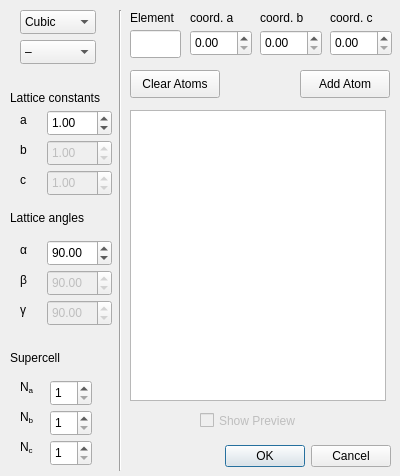
<?xml version="1.0" encoding="UTF-8"?>
<ui version="4.0">
 <class>CrystalDialog</class>
 <widget class="QDialog" name="CrystalDialog">
  <property name="geometry">
   <rect>
    <x>0</x>
    <y>0</y>
    <width>400</width>
    <height>476</height>
   </rect>
  </property>
  <property name="sizePolicy">
   <sizepolicy hsizetype="Fixed" vsizetype="Fixed">
    <horstretch>0</horstretch>
    <verstretch>0</verstretch>
   </sizepolicy>
  </property>
  <property name="windowTitle">
   <string>Create custom crystal structure</string>
  </property>
  <widget class="QDialogButtonBox" name="buttonBox">
   <property name="geometry">
    <rect>
     <x>50</x>
     <y>440</y>
     <width>341</width>
     <height>32</height>
    </rect>
   </property>
   <property name="locale">
    <locale language="English" country="UnitedKingdom"/>
   </property>
   <property name="orientation">
    <enum>Qt::Horizontal</enum>
   </property>
   <property name="standardButtons">
    <set>QDialogButtonBox::Cancel|QDialogButtonBox::Ok</set>
   </property>
  </widget>
  <widget class="QPushButton" name="buttonAddAtom">
   <property name="geometry">
    <rect>
     <x>300</x>
     <y>70</y>
     <width>90</width>
     <height>28</height>
    </rect>
   </property>
   <property name="locale">
    <locale language="English" country="UnitedKingdom"/>
   </property>
   <property name="text">
    <string>Add Atom</string>
   </property>
  </widget>
  <widget class="QCheckBox" name="checkBoxPreview">
   <property name="enabled">
    <bool>false</bool>
   </property>
   <property name="geometry">
    <rect>
     <x>200</x>
     <y>410</y>
     <width>131</width>
     <height>21</height>
    </rect>
   </property>
   <property name="locale">
    <locale language="English" country="UnitedKingdom"/>
   </property>
   <property name="text">
    <string>Show Preview</string>
   </property>
  </widget>
  <widget class="Line" name="line">
   <property name="geometry">
    <rect>
     <x>110</x>
     <y>10</y>
     <width>20</width>
     <height>461</height>
    </rect>
   </property>
   <property name="locale">
    <locale language="English" country="UnitedKingdom"/>
   </property>
   <property name="orientation">
    <enum>Qt::Vertical</enum>
   </property>
  </widget>
  <widget class="QComboBox" name="selectCrystalSystem">
   <property name="enabled">
    <bool>true</bool>
   </property>
   <property name="geometry">
    <rect>
     <x>20</x>
     <y>10</y>
     <width>76</width>
     <height>24</height>
    </rect>
   </property>
   <property name="locale">
    <locale language="English" country="UnitedKingdom"/>
   </property>
   <item>
    <property name="text">
     <string>Cubic</string>
    </property>
   </item>
   <item>
    <property name="text">
     <string>Tetragonal</string>
    </property>
   </item>
   <item>
    <property name="text">
     <string>Orthorhombic</string>
    </property>
   </item>
   <item>
    <property name="text">
     <string>Hexagonal</string>
    </property>
   </item>
   <item>
    <property name="text">
     <string>Monoclinic</string>
    </property>
   </item>
   <item>
    <property name="text">
     <string>Triclinic</string>
    </property>
   </item>
   <item>
    <property name="text">
     <string>(Trigonal)</string>
    </property>
   </item>
  </widget>
  <widget class="QComboBox" name="selectSpaceGroup">
   <property name="enabled">
    <bool>true</bool>
   </property>
   <property name="geometry">
    <rect>
     <x>20</x>
     <y>40</y>
     <width>76</width>
     <height>24</height>
    </rect>
   </property>
   <property name="locale">
    <locale language="English" country="UnitedKingdom"/>
   </property>
   <item>
    <property name="text">
     <string>–</string>
    </property>
   </item>
   <item>
    <property name="text">
     <string>m3m</string>
    </property>
   </item>
   <item>
    <property name="text">
     <string>4/mmm</string>
    </property>
   </item>
   <item>
    <property name="text">
     <string>mmm</string>
    </property>
   </item>
  </widget>
  <widget class="QDoubleSpinBox" name="inputLatConst_a">
   <property name="geometry">
    <rect>
     <x>47</x>
     <y>110</y>
     <width>65</width>
     <height>26</height>
    </rect>
   </property>
   <property name="locale">
    <locale language="English" country="UnitedKingdom"/>
   </property>
   <property name="minimum">
    <double>0.010000000000000</double>
   </property>
   <property name="singleStep">
    <double>0.010000000000000</double>
   </property>
   <property name="value">
    <double>1.000000000000000</double>
   </property>
  </widget>
  <widget class="QDoubleSpinBox" name="inputLatConst_b">
   <property name="enabled">
    <bool>false</bool>
   </property>
   <property name="geometry">
    <rect>
     <x>47</x>
     <y>140</y>
     <width>65</width>
     <height>26</height>
    </rect>
   </property>
   <property name="locale">
    <locale language="English" country="UnitedKingdom"/>
   </property>
   <property name="minimum">
    <double>0.010000000000000</double>
   </property>
   <property name="singleStep">
    <double>0.010000000000000</double>
   </property>
   <property name="value">
    <double>1.000000000000000</double>
   </property>
  </widget>
  <widget class="QDoubleSpinBox" name="inputLatConst_c">
   <property name="enabled">
    <bool>false</bool>
   </property>
   <property name="geometry">
    <rect>
     <x>47</x>
     <y>170</y>
     <width>65</width>
     <height>26</height>
    </rect>
   </property>
   <property name="locale">
    <locale language="English" country="UnitedKingdom"/>
   </property>
   <property name="minimum">
    <double>0.010000000000000</double>
   </property>
   <property name="singleStep">
    <double>0.010000000000000</double>
   </property>
   <property name="value">
    <double>1.000000000000000</double>
   </property>
  </widget>
  <widget class="QDoubleSpinBox" name="inputAtomCoord_a">
   <property name="geometry">
    <rect>
     <x>190</x>
     <y>30</y>
     <width>62</width>
     <height>26</height>
    </rect>
   </property>
   <property name="locale">
    <locale language="English" country="UnitedKingdom"/>
   </property>
   <property name="maximum">
    <double>0.990000000000000</double>
   </property>
   <property name="singleStep">
    <double>0.010000000000000</double>
   </property>
  </widget>
  <widget class="QDoubleSpinBox" name="inputAtomCoord_b">
   <property name="geometry">
    <rect>
     <x>260</x>
     <y>30</y>
     <width>62</width>
     <height>26</height>
    </rect>
   </property>
   <property name="locale">
    <locale language="English" country="UnitedKingdom"/>
   </property>
   <property name="maximum">
    <double>0.990000000000000</double>
   </property>
   <property name="singleStep">
    <double>0.010000000000000</double>
   </property>
  </widget>
  <widget class="QDoubleSpinBox" name="inputAtomCoord_c">
   <property name="geometry">
    <rect>
     <x>330</x>
     <y>30</y>
     <width>62</width>
     <height>26</height>
    </rect>
   </property>
   <property name="locale">
    <locale language="English" country="UnitedKingdom"/>
   </property>
   <property name="maximum">
    <double>0.990000000000000</double>
   </property>
   <property name="singleStep">
    <double>0.010000000000000</double>
   </property>
  </widget>
  <widget class="QLineEdit" name="inputElementSymbol">
   <property name="enabled">
    <bool>true</bool>
   </property>
   <property name="geometry">
    <rect>
     <x>130</x>
     <y>30</y>
     <width>51</width>
     <height>28</height>
    </rect>
   </property>
   <property name="locale">
    <locale language="English" country="UnitedKingdom"/>
   </property>
  </widget>
  <widget class="QLabel" name="labelElementSymbol">
   <property name="geometry">
    <rect>
     <x>130</x>
     <y>10</y>
     <width>58</width>
     <height>16</height>
    </rect>
   </property>
   <property name="locale">
    <locale language="English" country="UnitedKingdom"/>
   </property>
   <property name="text">
    <string>Element</string>
   </property>
  </widget>
  <widget class="QLabel" name="labelCoord_a">
   <property name="geometry">
    <rect>
     <x>190</x>
     <y>10</y>
     <width>58</width>
     <height>16</height>
    </rect>
   </property>
   <property name="locale">
    <locale language="English" country="UnitedKingdom"/>
   </property>
   <property name="text">
    <string>coord. a</string>
   </property>
  </widget>
  <widget class="QLabel" name="labelCoord_b">
   <property name="geometry">
    <rect>
     <x>260</x>
     <y>10</y>
     <width>58</width>
     <height>16</height>
    </rect>
   </property>
   <property name="locale">
    <locale language="English" country="UnitedKingdom"/>
   </property>
   <property name="text">
    <string>coord. b</string>
   </property>
  </widget>
  <widget class="QLabel" name="labelCoord_c">
   <property name="geometry">
    <rect>
     <x>330</x>
     <y>10</y>
     <width>58</width>
     <height>16</height>
    </rect>
   </property>
   <property name="locale">
    <locale language="English" country="UnitedKingdom"/>
   </property>
   <property name="text">
    <string>coord. c</string>
   </property>
  </widget>
  <widget class="QLabel" name="labelLatConst_a">
   <property name="geometry">
    <rect>
     <x>20</x>
     <y>110</y>
     <width>16</width>
     <height>20</height>
    </rect>
   </property>
   <property name="locale">
    <locale language="English" country="UnitedKingdom"/>
   </property>
   <property name="text">
    <string>a</string>
   </property>
  </widget>
  <widget class="QLabel" name="labelLatConst_b">
   <property name="geometry">
    <rect>
     <x>20</x>
     <y>140</y>
     <width>16</width>
     <height>20</height>
    </rect>
   </property>
   <property name="locale">
    <locale language="English" country="UnitedKingdom"/>
   </property>
   <property name="text">
    <string>b</string>
   </property>
  </widget>
  <widget class="QLabel" name="labelLatConst_C">
   <property name="geometry">
    <rect>
     <x>20</x>
     <y>170</y>
     <width>16</width>
     <height>20</height>
    </rect>
   </property>
   <property name="locale">
    <locale language="English" country="UnitedKingdom"/>
   </property>
   <property name="text">
    <string>c</string>
   </property>
  </widget>
  <widget class="QLabel" name="labelTitleLatConst">
   <property name="geometry">
    <rect>
     <x>10</x>
     <y>90</y>
     <width>101</width>
     <height>16</height>
    </rect>
   </property>
   <property name="locale">
    <locale language="English" country="UnitedKingdom"/>
   </property>
   <property name="text">
    <string>Lattice constants</string>
   </property>
  </widget>
  <widget class="QSpinBox" name="inputSupercell_a">
   <property name="geometry">
    <rect>
     <x>50</x>
     <y>380</y>
     <width>42</width>
     <height>26</height>
    </rect>
   </property>
   <property name="locale">
    <locale language="English" country="UnitedKingdom"/>
   </property>
   <property name="minimum">
    <number>1</number>
   </property>
  </widget>
  <widget class="QSpinBox" name="inputSupercell_b">
   <property name="geometry">
    <rect>
     <x>50</x>
     <y>410</y>
     <width>42</width>
     <height>26</height>
    </rect>
   </property>
   <property name="locale">
    <locale language="English" country="UnitedKingdom"/>
   </property>
   <property name="minimum">
    <number>1</number>
   </property>
  </widget>
  <widget class="QSpinBox" name="inputSupercell_c">
   <property name="geometry">
    <rect>
     <x>50</x>
     <y>440</y>
     <width>42</width>
     <height>26</height>
    </rect>
   </property>
   <property name="locale">
    <locale language="English" country="UnitedKingdom"/>
   </property>
   <property name="minimum">
    <number>1</number>
   </property>
  </widget>
  <widget class="QLabel" name="labelTitleSupercell">
   <property name="geometry">
    <rect>
     <x>10</x>
     <y>350</y>
     <width>101</width>
     <height>16</height>
    </rect>
   </property>
   <property name="locale">
    <locale language="English" country="UnitedKingdom"/>
   </property>
   <property name="text">
    <string>Supercell</string>
   </property>
  </widget>
  <widget class="QLabel" name="labelSupercell_a">
   <property name="geometry">
    <rect>
     <x>20</x>
     <y>380</y>
     <width>16</width>
     <height>20</height>
    </rect>
   </property>
   <property name="locale">
    <locale language="English" country="UnitedKingdom"/>
   </property>
   <property name="text">
    <string>&lt;html&gt;&lt;head/&gt;&lt;body&gt;&lt;p&gt;N&lt;sub&gt;a&lt;/sub&gt;&lt;br/&gt;&lt;/p&gt;&lt;/body&gt;&lt;/html&gt;</string>
   </property>
  </widget>
  <widget class="QLabel" name="labelSupercell_b">
   <property name="geometry">
    <rect>
     <x>20</x>
     <y>410</y>
     <width>16</width>
     <height>20</height>
    </rect>
   </property>
   <property name="locale">
    <locale language="English" country="UnitedKingdom"/>
   </property>
   <property name="text">
    <string>&lt;html&gt;&lt;head/&gt;&lt;body&gt;&lt;p&gt;N&lt;sub&gt;b&lt;/sub&gt;&lt;br/&gt;&lt;/p&gt;&lt;/body&gt;&lt;/html&gt;</string>
   </property>
  </widget>
  <widget class="QLabel" name="labelSupercell_c">
   <property name="geometry">
    <rect>
     <x>20</x>
     <y>440</y>
     <width>16</width>
     <height>20</height>
    </rect>
   </property>
   <property name="locale">
    <locale language="English" country="UnitedKingdom"/>
   </property>
   <property name="text">
    <string>&lt;html&gt;&lt;head/&gt;&lt;body&gt;&lt;p&gt;N&lt;sub&gt;c&lt;/sub&gt;&lt;br/&gt;&lt;/p&gt;&lt;/body&gt;&lt;/html&gt;</string>
   </property>
  </widget>
  <widget class="QTableWidget" name="listAtoms">
   <property name="geometry">
    <rect>
     <x>130</x>
     <y>110</y>
     <width>256</width>
     <height>291</height>
    </rect>
   </property>
   <property name="locale">
    <locale language="English" country="UnitedKingdom"/>
   </property>
   <attribute name="horizontalHeaderCascadingSectionResizes">
    <bool>false</bool>
   </attribute>
   <attribute name="horizontalHeaderMinimumSectionSize">
    <number>30</number>
   </attribute>
   <attribute name="horizontalHeaderDefaultSectionSize">
    <number>60</number>
   </attribute>
   <attribute name="horizontalHeaderStretchLastSection">
    <bool>true</bool>
   </attribute>
  </widget>
  <widget class="QPushButton" name="pushButton">
   <property name="geometry">
    <rect>
     <x>130</x>
     <y>70</y>
     <width>90</width>
     <height>28</height>
    </rect>
   </property>
   <property name="locale">
    <locale language="English" country="UnitedKingdom"/>
   </property>
   <property name="text">
    <string>Clear Atoms</string>
   </property>
  </widget>
  <widget class="QLabel" name="labelTitleLatAngles">
   <property name="geometry">
    <rect>
     <x>10</x>
     <y>210</y>
     <width>101</width>
     <height>16</height>
    </rect>
   </property>
   <property name="locale">
    <locale language="English" country="UnitedKingdom"/>
   </property>
   <property name="text">
    <string>Lattice angles</string>
   </property>
  </widget>
  <widget class="QDoubleSpinBox" name="inputLatAngle_beta">
   <property name="enabled">
    <bool>false</bool>
   </property>
   <property name="geometry">
    <rect>
     <x>47</x>
     <y>270</y>
     <width>65</width>
     <height>26</height>
    </rect>
   </property>
   <property name="locale">
    <locale language="English" country="UnitedKingdom"/>
   </property>
   <property name="minimum">
    <double>0.010000000000000</double>
   </property>
   <property name="maximum">
    <double>179.990000000000009</double>
   </property>
   <property name="singleStep">
    <double>0.010000000000000</double>
   </property>
   <property name="value">
    <double>90.000000000000000</double>
   </property>
  </widget>
  <widget class="QLabel" name="labelLatAngle_alpha">
   <property name="geometry">
    <rect>
     <x>20</x>
     <y>240</y>
     <width>16</width>
     <height>20</height>
    </rect>
   </property>
   <property name="locale">
    <locale language="English" country="UnitedKingdom"/>
   </property>
   <property name="text">
    <string>α</string>
   </property>
  </widget>
  <widget class="QLabel" name="labelLatAngle_beta">
   <property name="geometry">
    <rect>
     <x>20</x>
     <y>270</y>
     <width>16</width>
     <height>20</height>
    </rect>
   </property>
   <property name="locale">
    <locale language="English" country="UnitedKingdom"/>
   </property>
   <property name="text">
    <string>β</string>
   </property>
  </widget>
  <widget class="QDoubleSpinBox" name="inputLatAngle_alpha">
   <property name="geometry">
    <rect>
     <x>47</x>
     <y>240</y>
     <width>65</width>
     <height>26</height>
    </rect>
   </property>
   <property name="locale">
    <locale language="English" country="UnitedKingdom"/>
   </property>
   <property name="minimum">
    <double>0.010000000000000</double>
   </property>
   <property name="maximum">
    <double>179.990000000000009</double>
   </property>
   <property name="singleStep">
    <double>0.010000000000000</double>
   </property>
   <property name="value">
    <double>90.000000000000000</double>
   </property>
  </widget>
  <widget class="QDoubleSpinBox" name="inputLatAngle_gamma">
   <property name="enabled">
    <bool>false</bool>
   </property>
   <property name="geometry">
    <rect>
     <x>47</x>
     <y>300</y>
     <width>65</width>
     <height>26</height>
    </rect>
   </property>
   <property name="locale">
    <locale language="English" country="UnitedKingdom"/>
   </property>
   <property name="minimum">
    <double>0.010000000000000</double>
   </property>
   <property name="maximum">
    <double>179.990000000000009</double>
   </property>
   <property name="singleStep">
    <double>0.010000000000000</double>
   </property>
   <property name="value">
    <double>90.000000000000000</double>
   </property>
  </widget>
  <widget class="QLabel" name="labelLatAngle_gamma">
   <property name="geometry">
    <rect>
     <x>20</x>
     <y>300</y>
     <width>16</width>
     <height>20</height>
    </rect>
   </property>
   <property name="locale">
    <locale language="English" country="UnitedKingdom"/>
   </property>
   <property name="text">
    <string>γ</string>
   </property>
  </widget>
 </widget>
 <resources/>
 <connections>
  <connection>
   <sender>buttonBox</sender>
   <signal>accepted()</signal>
   <receiver>CrystalDialog</receiver>
   <slot>accept()</slot>
   <hints>
    <hint type="sourcelabel">
     <x>248</x>
     <y>254</y>
    </hint>
    <hint type="destinationlabel">
     <x>157</x>
     <y>274</y>
    </hint>
   </hints>
  </connection>
  <connection>
   <sender>buttonBox</sender>
   <signal>rejected()</signal>
   <receiver>CrystalDialog</receiver>
   <slot>reject()</slot>
   <hints>
    <hint type="sourcelabel">
     <x>316</x>
     <y>260</y>
    </hint>
    <hint type="destinationlabel">
     <x>286</x>
     <y>274</y>
    </hint>
   </hints>
  </connection>
 </connections>
</ui>
